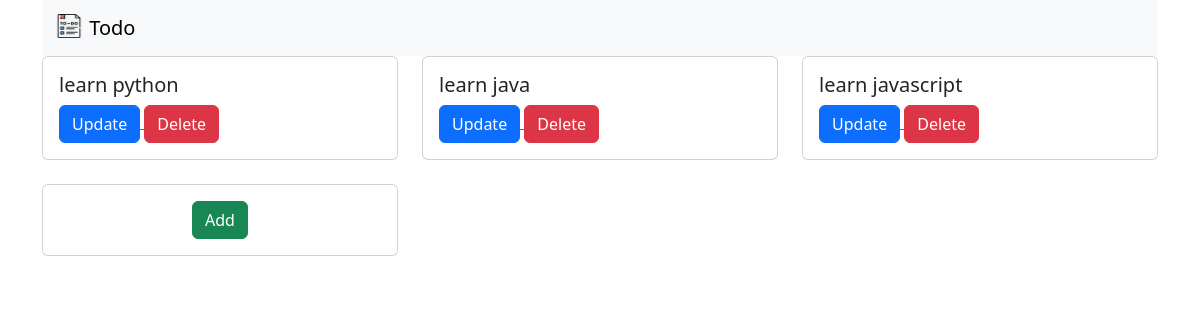
/, run on an earlier commit of the app's database.
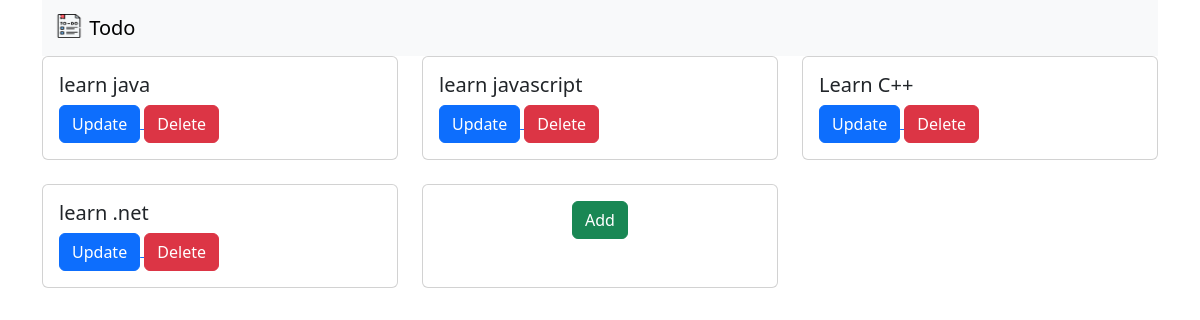
And on a later commit of the database.
### todo_app/models.py (models this page shows, shortened)
class Todo(models.Model) : #PascalCase  its like create table
    title=models.CharField(max_length=200) # varchar, char

### todo_app/views.py (the view)
# urls.py: path("", views.TodoListView.as_view(), name="todo-list"),
class TodoListView(ListView):
    model=Todo
    template_name="bootstrap/todo_list.html"
    context_object_name="todos"

### templates/bootstrap/todo_list.html (shortened to what this page needs)
  {% extends "bootstrap/base.html" %}
{% block content %}
  <div class="row row-cols-1 row-cols-md-3 g-4">
      {%for todo in todos %}
  <div class="col">
    <div class="card h-100">
      <div class="card-body">
        <h5 class="card-title">{{todo.title}}</h5>
          <a href="{% url 'todo-update' todo.pk %}">
            <button class="btn btn-primary">Update</button>
        </a>
    <form action="{% url 'todo-delete' todo.pk %}" method="post" style="display:inline;">
    <button type="submit" class="btn btn-danger">Delete</button>
</form>
      </div>
    </div>
  </div>
      {% endfor %}
       <div class="col">
    <div class="card h-100 text-center">
      <div class="card-body">
        <a href="{% url 'todo-create' %}" class="btn btn-success">Add</a>
      </div>
    </div>
  </div>
</div>
{% endblock content %}

What changed in the data, as far as the page shows it:
removed Todo: title "learn python"
added Todo: title "Learn C++"
added Todo: title "learn .net"
